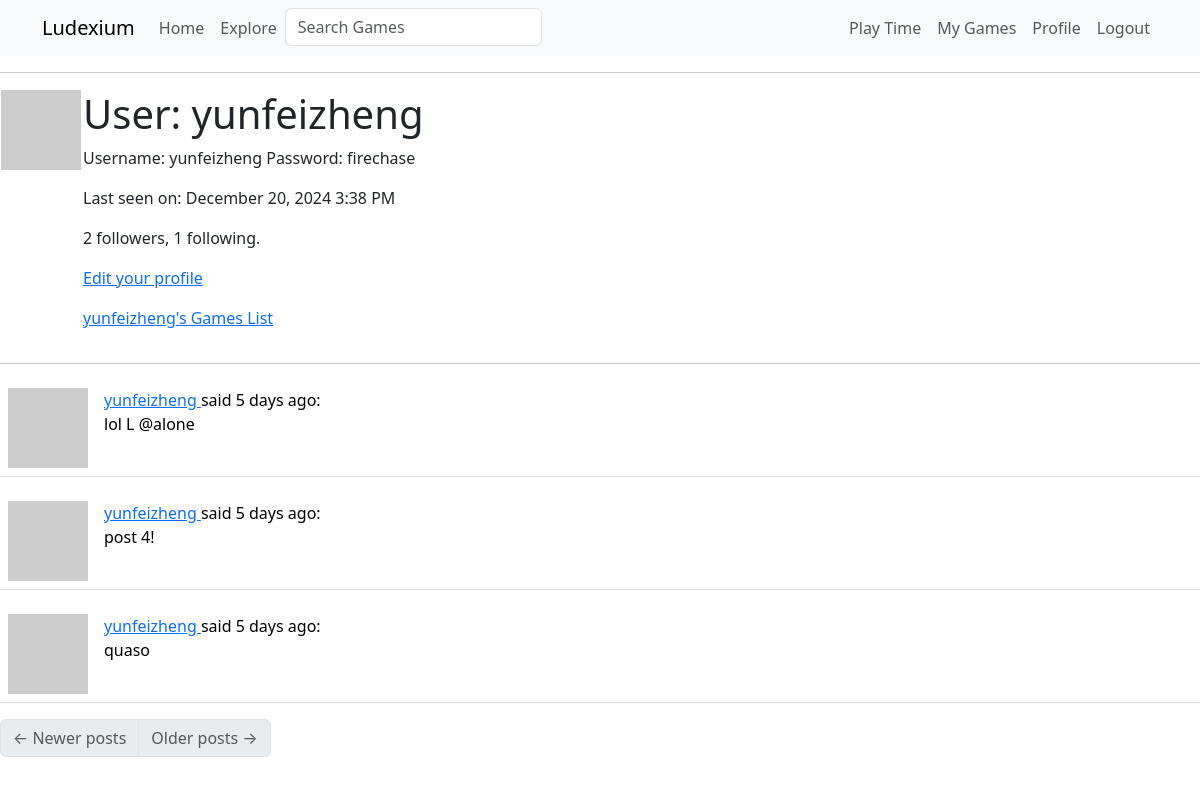
/user/yunfeizheng (signed in), run on an earlier commit of the app's database.
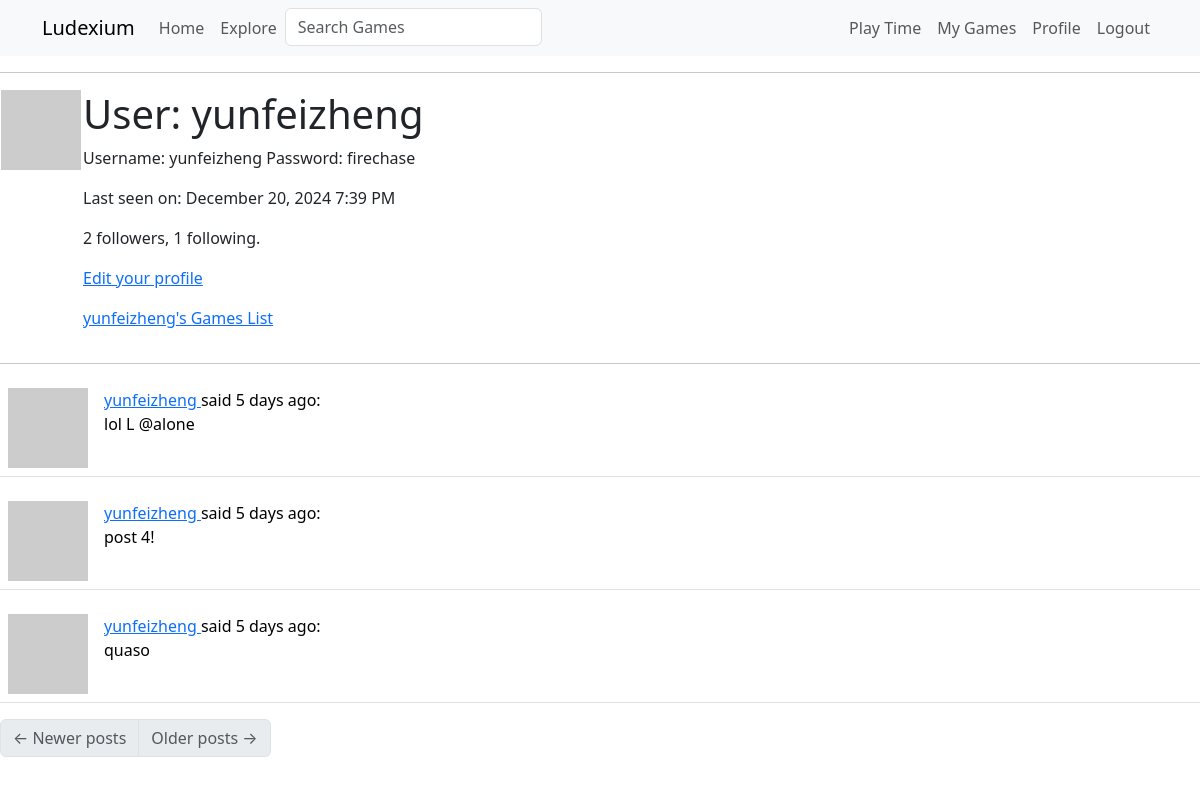
And on a later commit of the database.
### app/models.py (models this page shows, shortened)
class User(UserMixin, db.Model):
    id: so.Mapped[int] = so.mapped_column(primary_key=True)
    username: so.Mapped[str] = so.mapped_column(sa.String(64), index=True, unique=True)
    email: so.Mapped[str] = so.mapped_column(sa.String(120), index=True, unique=True)
    password_hash: so.Mapped[Optional[str]] = so.mapped_column(sa.String(256))
    about_me: so.Mapped[Optional[str]] = so.mapped_column(sa.String(140))
    last_seen: so.Mapped[Optional[datetime]] = so.mapped_column(default=lambda: datetime.now(timezone.utc))
    played_games: so.WriteOnlyMapped[Play] = so.relationship('Play', back_populates='user', lazy='dynamic')
    posts: so.WriteOnlyMapped['Post'] = so.relationship(back_populates='author')
    following: so.WriteOnlyMapped['User'] = so.relationship(
        secondary=followers, primaryjoin=(followers.c.follower_id == id),
        secondaryjoin=(followers.c.followed_id == id),
        back_populates='followers')
    followers: so.WriteOnlyMapped['User'] = so.relationship(
        secondary=followers, primaryjoin=(followers.c.followed_id == id),
        secondaryjoin=(followers.c.follower_id == id),
        back_populates='following')
    def avatar(self, size):
        digest = md5(self.email.lower().encode('utf-8')).hexdigest()
        return f'https://www.gravatar.com/avatar/{digest}?d=identicon&s={size}'
    def followers_count(self):
        query = sa.select(sa.func.count()).select_from(
            self.followers.select().subquery())
        return db.session.scalar(query)
    def following_count(self):
        query = sa.select(sa.func.count()).select_from(
            self.following.select().subquery())
        return db.session.scalar(query)

class Post(db.Model):
    id: so.Mapped[int] = so.mapped_column(primary_key=True)
    body: so.Mapped[str] = so.mapped_column(sa.String(140))
    timestamp: so.Mapped[datetime] = so.mapped_column(index=True, default=lambda: datetime.now(timezone.utc))
    user_id: so.Mapped[int] = so.mapped_column(sa.ForeignKey(User.id), index=True)
    author: so.Mapped[User] = so.relationship(back_populates='posts')

### app/routes.py (the view)
@app.route('/user/<username>')
@login_required
def user(username):
    user = db.first_or_404(sa.select(User).where(User.username == username))
    page = request.args.get('page', 1, type=int)
    query = user.posts.select().order_by(Post.timestamp.desc())
    posts = db.paginate(query, page=page,
                        per_page=app.config['POSTS_PER_PAGE'],
                        error_out=False)
    next_url = url_for('user', username=user.username, page=posts.next_num) if posts.has_next else None
    prev_url = url_for('user', username=user.username, page=posts.prev_num) if posts.has_prev else None
    form = EmptyForm()
    return render_template('user.html', user=user, posts=posts.items,
                           next_url=next_url, prev_url=prev_url, form=form)

### app/forms.py
class SearchForm(FlaskForm):
    q = StringField('Search Games', validators=[DataRequired()])
    def __init__(self, *args, **kwargs):
        if 'formdata' not in kwargs:
            kwargs['formdata'] = request.args
        if 'meta' not in kwargs:
            kwargs['meta'] = {'csrf': False}
        super(SearchForm, self).__init__(*args, **kwargs)

class EmptyForm(FlaskForm):
    submit = SubmitField('Submit')

### app/models.py (called while the page is built)
@login.user_loader
def load_user(id):
    return db.session.get(User, int(id))

### app/routes.py (called while the page is built)
@app.before_request
def before_request():
    if current_user.is_authenticated:
        current_user.last_seen = datetime.now(timezone.utc)
        g.search_form = SearchForm()
        db.session.commit()

### app/templates/user.html (shortened to what this page needs)
{% extends "base.html" %}
{% block content %}
    <table>
        <tr valign="top">
            <td><img src="{{ user.avatar(128) }}"></td>
            <td>
                <h1>User: {{ user.username }}</h1>
                {% if user.about_me %}<p>{{ user.about_me }}</p>{% endif %}
                {% if user.last_seen %}
                <p>Last seen on: {{ moment(user.last_seen).format('LLL') }}</p>
                {% endif %}
                <p>{{ user.followers_count() }} followers, {{ user.following_count() }} following.</p>
                {% if user == current_user %}
                <p><a href="{{ url_for('edit_profile') }}">Edit your profile</a></p>
                {% endif %}
                <p>
                    <a href="{{ url_for('my_games', username=user.username) }}">
                        {{ user.username }}'s Games List</a>
                </p>
            </td>
        </tr>
    </table>
    <hr>
    {% for post in posts %}
        {% include '_post.html' %}
    {% endfor %}
    <nav aria-label="Post navigation">
        <ul class="pagination">
            <li class="page-item{% if not prev_url %} disabled{% endif %}">
                <a class="page-link" href="{{ prev_url }}">
                    <span aria-hidden="true">&larr;</span> Newer posts
                </a>
            </li>
            <li class="page-item{% if not next_url %} disabled{% endif %}">
                <a class="page-link" href="{{ next_url }}">
                    Older posts <span aria-hidden="true">&rarr;</span>
                </a>
            </li>
        </ul>
    </nav>
{% endblock %}

### app/templates/base.html (shortened to what this page needs)
<!doctype html>
<html lang="en">
    <head>
        <link
        href="https://cdn.jsdelivr.net/npm/bootstrap@5.3.2/dist/css/bootstrap.min.css"
        rel="stylesheet"
>
    </head>
    <body>
        <nav class="navbar navbar-expand-lg bg-body-tertiary">
            <div class="container">
              <a class="navbar-brand" href="{{ url_for('index') }}">Ludexium</a>
              <div class="collapse navbar-collapse" id="navbarSupportedContent">
                <ul class="navbar-nav me-auto mb-2 mb-lg-0">
                  <li class="nav-item">
                    <a class="nav-link" aria-current="page" href="{{ url_for('index') }}">Home</a>
                  </li>
                  <li class="nav-item">
                    <a class="nav-link" aria-current="page" href="{{ url_for('explore') }}">Explore</a>
                  </li>
                  {% if g.search_form %}
                  <form class="navbar-form navbar-left" method="get" action="{{ url_for('search') }}">
                      <div class="form-group">
                          {{ g.search_form.q(size=20, class='form-control', placeholder=g.search_form.q.label.text) }}
                      </div>
                  </form>
                  {% endif %}
                </ul>
                <ul class="navbar-nav mb-2 mb-lg-0">
                  {% if current_user.is_anonymous %}
                  <li class="nav-item">
                    <a class="nav-link" aria-current="page" href="{{ url_for('login') }}">Login</a>
                  </li>
                  {% else %}
                  <li class="nav-item">
                    <a class="nav-link" aria-current="page" href="{{ url_for('playtime', username=current_user.username) }}">Play Time</a>
                  </li>
                  <li class="nav-item">
                    <a class="nav-link" aria-current="page" href="{{ url_for('my_games', username=current_user.username) }}">My Games</a>
                  </li>
                  <li class="nav-item">
                    <a class="nav-link" aria-current="page" href="{{ url_for('user', username=current_user.username) }}">Profile</a>
                  </li>
                  <li class="nav-item">
                    <a class="nav-link" aria-current="page" href="{{ url_for('logout') }}">Logout</a>
                  </li>
                  {% endif %}
                </ul>
              </div>
            </div>
          </nav>
        <hr>
        {% block content %}{% endblock %}
    </body>
</html>

### app/templates/_post.html
<table class="table table-hover">
    <tr>
        <td width="70px">
            <a href="{{ url_for('user', username=post.author.username) }}">
                <img src="{{ post.author.avatar(70) }}" />
            </a>
        </td>
        <td>
            <a href="{{ url_for('user', username=post.author.username) }}">
                {{ post.author.username }}
            </a>
            said {{ moment(post.timestamp).fromNow() }}:
            <br>
            {{ post.body }}
        </td>
    </tr>
</table>

What changed in the data, as far as the page shows it:
changed User "yunfeizheng": last_seen "December 20, 2024 3:38 PM" → "December 20, 2024 7:39 PM"
